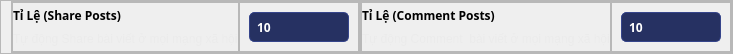
                         <widget class="QFrame" name="frame_112">
                          <property name="maximumSize">
                           <size>
                            <width>16777215</width>
                            <height>50</height>
                           </size>
                          </property>
                          <property name="styleSheet">
                           <string notr="true">QFrame#frame_112{
border-bottom:0.5px solid #2f3d7a;
padding-bottom:4px;
}</string>
                          </property>
                          <property name="frameShape">
                           <enum>QFrame::StyledPanel</enum>
                          </property>
                          <property name="frameShadow">
                           <enum>QFrame::Raised</enum>
                          </property>
                          <layout class="QHBoxLayout" name="horizontalLayout_82">
                           <property name="spacing">
                            <number>0</number>
                           </property>
                           <property name="leftMargin">
                            <number>10</number>
                           </property>
                           <property name="topMargin">
                            <number>0</number>
                           </property>
                           <property name="rightMargin">
                            <number>0</number>
                           </property>
                           <property name="bottomMargin">
                            <number>0</number>
                           </property>
                           <item>
                            <widget class="QFrame" name="frame_113">
                             <property name="frameShape">
                              <enum>QFrame::StyledPanel</enum>
                             </property>
                             <property name="frameShadow">
                              <enum>QFrame::Raised</enum>
                             </property>
                             <layout class="QHBoxLayout" name="horizontalLayout_83">
                              <property name="spacing">
                               <number>0</number>
                              </property>
                              <property name="leftMargin">
                               <number>0</number>
                              </property>
                              <property name="topMargin">
                               <number>0</number>
                              </property>
                              <property name="rightMargin">
                               <number>0</number>
                              </property>
                              <property name="bottomMargin">
                               <number>0</number>
                              </property>
                              <item>
                               <widget class="QFrame" name="frame_114">
                                <property name="frameShape">
                                 <enum>QFrame::StyledPanel</enum>
                                </property>
                                <property name="frameShadow">
                                 <enum>QFrame::Raised</enum>
                                </property>
                                <layout class="QVBoxLayout" name="verticalLayout_43">
                                 <property name="spacing">
                                  <number>0</number>
                                 </property>
                                 <property name="leftMargin">
                                  <number>0</number>
                                 </property>
                                 <property name="topMargin">
                                  <number>0</number>
                                 </property>
                                 <property name="rightMargin">
                                  <number>0</number>
                                 </property>
                                 <property name="bottomMargin">
                                  <number>0</number>
                                 </property>
                                 <item>
                                  <widget class="QLabel" name="label_33">
                                   <property name="font">
                                    <font>
                                     <family>MesloLGLDZ Nerd Font</family>
                                     <weight>75</weight>
                                     <bold>true</bold>
                                    </font>
                                   </property>
                                   <property name="text">
                                    <string>Tỉ Lệ (Share Posts)</string>
                                   </property>
                                  </widget>
                                 </item>
                                 <item>
                                  <widget class="QLabel" name="label_34">
                                   <property name="styleSheet">
                                    <string notr="true">color: rgb(235, 235, 235);</string>
                                   </property>
                                   <property name="text">
                                    <string>Tự động Share bài viết ở mọi mạng xã hội</string>
                                   </property>
                                  </widget>
                                 </item>
                                </layout>
                               </widget>
                              </item>
                              <item alignment="Qt::AlignRight">
                               <widget class="QFrame" name="FrameID_ProfileLog_4">
                                <property name="maximumSize">
                                 <size>
                                  <width>200</width>
                                  <height>16777215</height>
                                 </size>
                                </property>
                                <property name="frameShape">
                                 <enum>QFrame::StyledPanel</enum>
                                </property>
                                <property name="frameShadow">
                                 <enum>QFrame::Raised</enum>
                                </property>
                                <layout class="QVBoxLayout" name="verticalLayout_55">
                                 <item>
                                  <widget class="QLineEdit" name="SharePercent">
                                   <property name="minimumSize">
                                    <size>
                                     <width>0</width>
                                     <height>30</height>
                                    </size>
                                   </property>
                                   <property name="maximumSize">
                                    <size>
                                     <width>100</width>
                                     <height>16777215</height>
                                    </size>
                                   </property>
                                   <property name="font">
                                    <font>
                                     <family>MesloLGLDZ Nerd Font</family>
                                     <pointsize>9</pointsize>
                                     <weight>75</weight>
                                     <bold>true</bold>
                                    </font>
                                   </property>
                                   <property name="styleSheet">
                                    <string notr="true">QLineEdit{
color: rgb(255, 255, 255);
background-color: rgb(38, 49, 98);
border-radius:5px;
padding:5px;
border:1px solid #36458b;
}
QLineEdit:hover{
color: rgb(255, 255, 255);
background-color: rgb(38, 49, 98);
border-radius:5px;
border:1px solid #3a4a95;
padding:5px;
}
</string>
                                   </property>
                                   <property name="text">
                                    <string>10</string>
                                   </property>
                                   <property name="placeholderText">
                                    <string>0-&gt;100</string>
                                   </property>
                                  </widget>
                                 </item>
                                </layout>
                               </widget>
                              </item>
                             </layout>
                            </widget>
                           </item>
                           <item>
                            <widget class="QFrame" name="frame_115">
                             <property name="frameShape">
                              <enum>QFrame::StyledPanel</enum>
                             </property>
                             <property name="frameShadow">
                              <enum>QFrame::Raised</enum>
                             </property>
                             <layout class="QHBoxLayout" name="horizontalLayout_84">
                              <property name="spacing">
                               <number>0</number>
                              </property>
                              <property name="leftMargin">
                               <number>0</number>
                              </property>
                              <property name="topMargin">
                               <number>0</number>
                              </property>
                              <property name="rightMargin">
                               <number>0</number>
                              </property>
                              <property name="bottomMargin">
                               <number>0</number>
                              </property>
                              <item>
                               <widget class="QFrame" name="frame_116">
                                <property name="frameShape">
                                 <enum>QFrame::StyledPanel</enum>
                                </property>
                                <property name="frameShadow">
                                 <enum>QFrame::Raised</enum>
                                </property>
                                <layout class="QVBoxLayout" name="verticalLayout_44">
                                 <property name="spacing">
                                  <number>0</number>
                                 </property>
                                 <property name="leftMargin">
                                  <number>0</number>
                                 </property>
                                 <property name="topMargin">
                                  <number>0</number>
                                 </property>
                                 <property name="rightMargin">
                                  <number>0</number>
                                 </property>
                                 <property name="bottomMargin">
                                  <number>0</number>
                                 </property>
                                 <item>
                                  <widget class="QLabel" name="label_35">
                                   <property name="font">
                                    <font>
                                     <family>MesloLGLDZ Nerd Font</family>
                                     <weight>75</weight>
                                     <bold>true</bold>
                                    </font>
                                   </property>
                                   <property name="text">
                                    <string>Tỉ Lệ (Comment Posts)</string>
                                   </property>
                                  </widget>
                                 </item>
                                 <item>
                                  <widget class="QLabel" name="label_36">
                                   <property name="styleSheet">
                                    <string notr="true">color: rgb(235, 235, 235);</string>
                                   </property>
                                   <property name="text">
                                    <string>Tự động Comment  bài viết ở mọi mạng xã hội</string>
                                   </property>
                                  </widget>
                                 </item>
                                </layout>
                               </widget>
                              </item>
                              <item alignment="Qt::AlignRight">
                               <widget class="QFrame" name="FrameID_Backup_4">
                                <property name="maximumSize">
                                 <size>
                                  <width>200</width>
                                  <height>16777215</height>
                                 </size>
                                </property>
                                <property name="frameShape">
                                 <enum>QFrame::StyledPanel</enum>
                                </property>
                                <property name="frameShadow">
                                 <enum>QFrame::Raised</enum>
                                </property>
                                <layout class="QVBoxLayout" name="verticalLayout_56">
                                 <item>
                                  <widget class="QLineEdit" name="CommentPercent">
                                   <property name="minimumSize">
                                    <size>
                                     <width>0</width>
                                     <height>30</height>
                                    </size>
                                   </property>
                                   <property name="maximumSize">
                                    <size>
                                     <width>100</width>
                                     <height>16777215</height>
                                    </size>
                                   </property>
                                   <property name="font">
                                    <font>
                                     <family>MesloLGLDZ Nerd Font</family>
                                     <pointsize>9</pointsize>
                                     <weight>75</weight>
                                     <bold>true</bold>
                                    </font>
                                   </property>
                                   <property name="styleSheet">
                                    <string notr="true">QLineEdit{
color: rgb(255, 255, 255);
background-color: rgb(38, 49, 98);
border-radius:5px;
padding:5px;
border:1px solid #36458b;
}
QLineEdit:hover{
color: rgb(255, 255, 255);
background-color: rgb(38, 49, 98);
border-radius:5px;
border:1px solid #3a4a95;
padding:5px;
}
</string>
                                   </property>
                                   <property name="text">
                                    <string>10</string>
                                   </property>
                                   <property name="placeholderText">
                                    <string>0-&gt;100</string>
                                   </property>
                                  </widget>
                                 </item>
                                </layout>
                               </widget>
                              </item>
                             </layout>
                            </widget>
                           </item>
                          </layout>
                         </widget>
